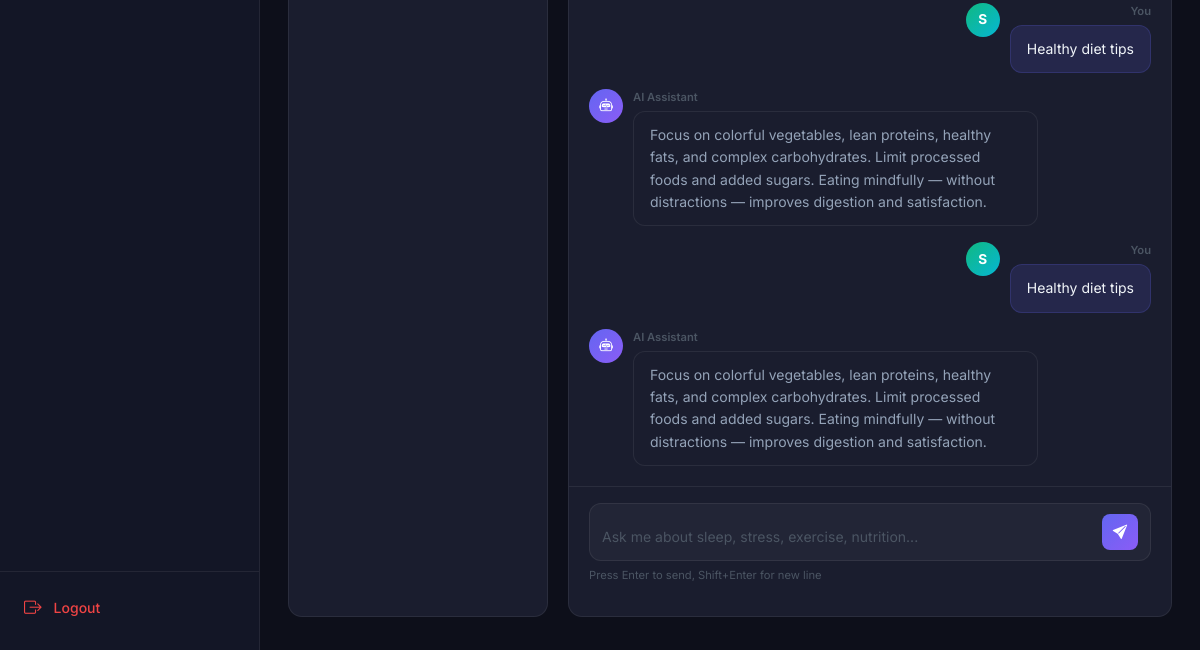
The app's page /chatbot (signed in, lower part), older data.
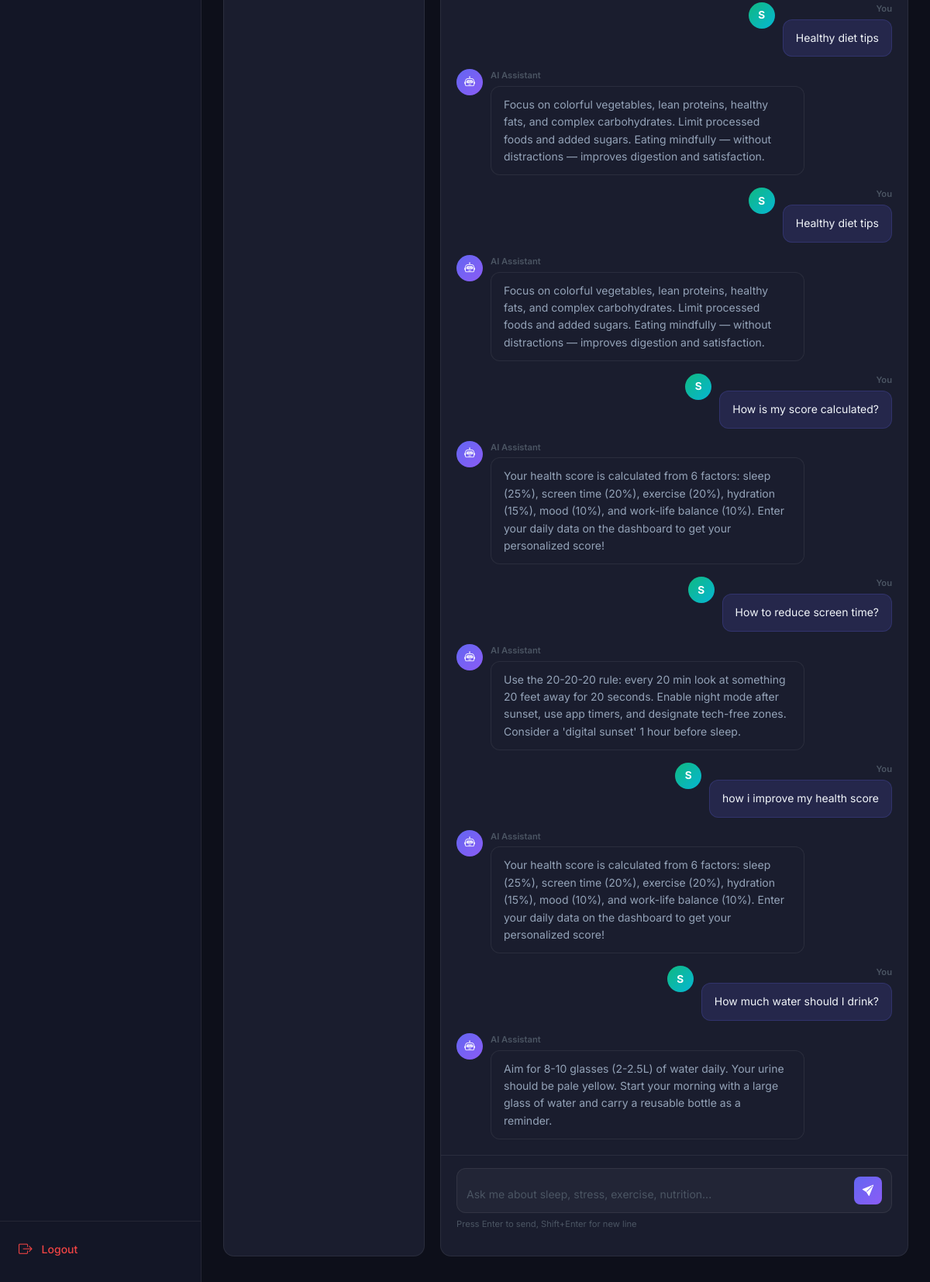
The same page, newer data.
### tables this page shows
CREATE TABLE chat_messages (
            id INTEGER PRIMARY KEY AUTOINCREMENT,
            user_id INTEGER NOT NULL,
            role TEXT NOT NULL,
            content TEXT NOT NULL,
            created_at TIMESTAMP DEFAULT CURRENT_TIMESTAMP,
            FOREIGN KEY (user_id) REFERENCES users(id)
        );

### app.py (the view)
@app.route("/chatbot")
@login_required
def chatbot():
    db = get_db()
    user_id = session["user_id"]
    messages = db.execute(
        "SELECT role, content, created_at FROM chat_messages WHERE user_id = ? ORDER BY created_at ASC LIMIT 50",
        (user_id,)
    ).fetchall()
    return render_template("chatbot.html", messages=[dict(m) for m in messages])

### app.py (called while the page is built)
def get_db():
    if "db" not in g:
        g.db = sqlite3.connect(DATABASE)
        g.db.row_factory = sqlite3.Row
        g.db.execute("PRAGMA journal_mode=WAL")
    return g.db

def login_required(f):
    @wraps(f)
    def decorated(*args, **kwargs):
        if "user_id" not in session:
            return redirect(url_for("login"))
        return f(*args, **kwargs)
    return decorated

### templates/chatbot.html (shortened to what this page needs)
{% extends "base.html" %}
{% block content %}
<div class="chat-layout">
  <div class="chat-suggestions">
    <div class="metric-card h-100">
        {% set topics = [
          ("How can I improve my sleep?", "bi-moon-stars"),
          ("Tips to reduce stress", "bi-heart"),
          ("Best exercises for beginners", "bi-activity"),
          ("How much water should I drink?", "bi-droplet"),
          ("How to reduce screen time?", "bi-display"),
          ("Healthy diet tips", "bi-egg-fried"),
          ("How is my score calculated?", "bi-graph-up"),
          ("Meditation for beginners", "bi-peace"),
        ] %}
    </div>
  </div>
  <div class="chat-main">
    <div class="metric-card chat-window-card h-100 d-flex flex-column">
      <div class="chat-messages" id="chatMessages">
        {% for msg in messages %}
        {% if msg.role == 'user' %}
        <div class="chat-bubble user-bubble">
          <div class="bubble-content user-content">
            <div class="bubble-name user-name">You</div>
            <div class="bubble-text">{{ msg.content }}</div>
          </div>
          <div class="bubble-avatar user-avatar">
            {{ session.user_name[0].upper() }}
          </div>
        </div>
        {% else %}
        <div class="chat-bubble bot-bubble">
          <div class="bubble-avatar bot-avatar"><i class="bi bi-robot"></i></div>
          <div class="bubble-content">
            <div class="bubble-name">AI Assistant</div>
            <div class="bubble-text">{{ msg.content }}</div>
          </div>
        </div>
        {% endif %}
        {% endfor %}
      </div>
      <div class="chat-input-area">
        <div class="chat-input-wrapper">
          <textarea
            id="chatInput"
            class="chat-input"
            placeholder="Ask me about sleep, stress, exercise, nutrition..."
            rows="1"
            data-testid="input-chat-message"
            onkeydown="handleKey(event)"
            oninput="autoResize(this)"
          ></textarea>
          <button class="chat-send-btn" onclick="sendMessage()" data-testid="button-send-message" id="sendBtn">
            <i class="bi bi-send-fill"></i>
          </button>
        </div>
        <div class="chat-hint">Press Enter to send, Shift+Enter for new line</div>
      </div>
    </div>
  </div>
</div>
{% endblock %}

Row changes from the older to the newer data that the page shows:
added chat_messages: content "How is my score calculated?", user_name "S"
added chat_messages: content "Your health score is calculated from 6 factors: sleep (25%), screen time (20%), exercise (20%), hydration (15%), mood (10%), and work-life balance (10%). Enter your daily data on the dashboard to get your personalized score!"
added chat_messages: content "How to reduce screen time?", user_name "S"
added chat_messages: content "Use the 20-20-20 rule: every 20 min look at something 20 feet away for 20 seconds. Enable night mode after sunset, use app timers, and designate tech-free zones. Consider a 'digital sunset' 1 hour before sleep."
added chat_messages: content "how i improve my health score", user_name "S"
added chat_messages: content "Your health score is calculated from 6 factors: sleep (25%), screen time (20%), exercise (20%), hydration (15%), mood (10%), and work-life balance (10%). Enter your daily data on the dashboard to get your personalized score!"
added chat_messages: content "How much water should I drink?", user_name "S"
added chat_messages: content "Aim for 8-10 glasses (2-2.5L) of water daily. Your urine should be pale yellow. Start your morning with a large glass of water and carry a reusable bottle as a reminder."
